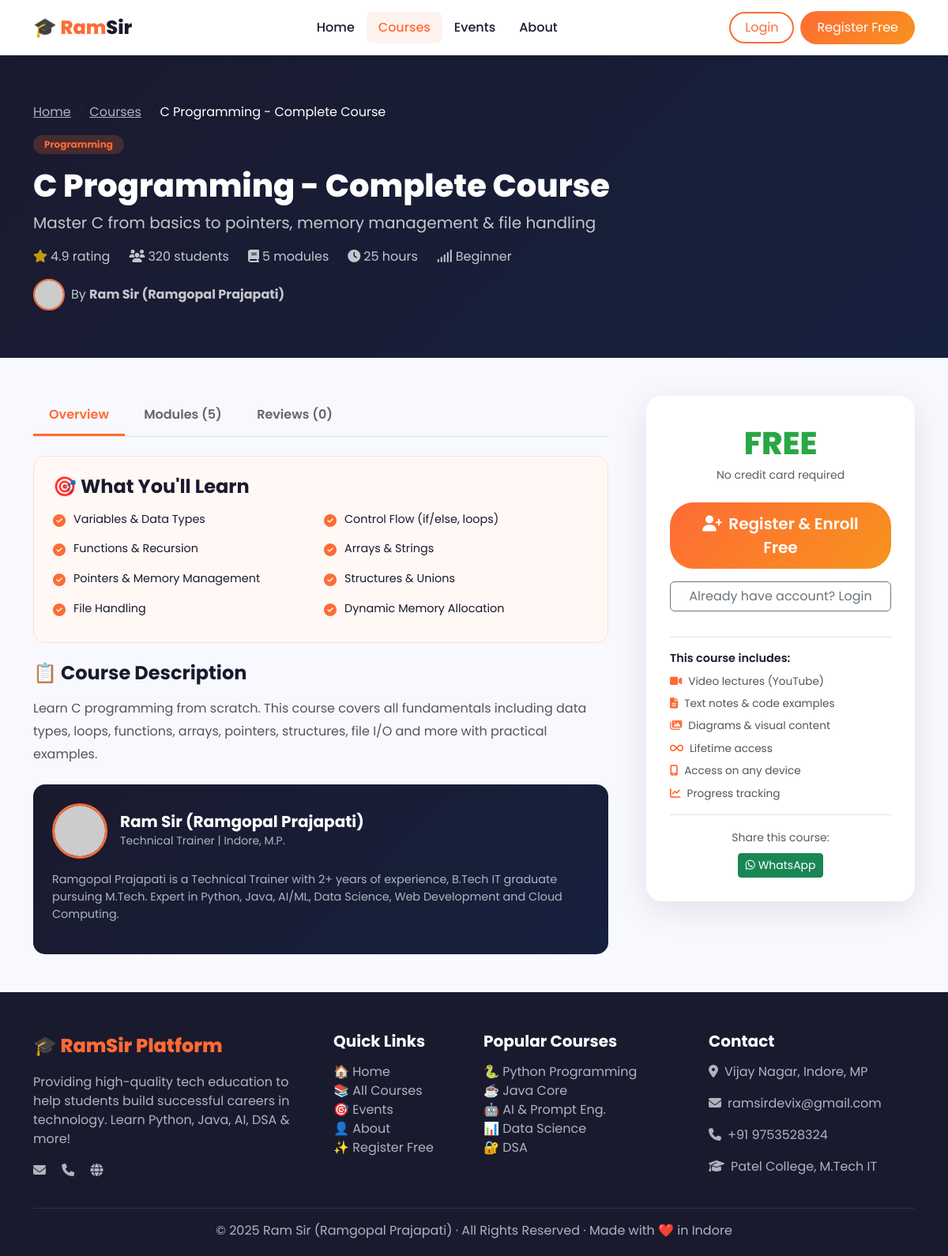
Screenshot of /courses/c-programming-complete-course/ with the database file from the repository.
### courses/models.py (models this page shows, shortened)
class Course(models.Model):
    LEVEL_CHOICES = [
        ('beginner', 'Beginner'),
        ('intermediate', 'Intermediate'),
        ('advanced', 'Advanced'),
        ('all', 'All Levels'),
    ]
    TYPE_CHOICES = [
        ('free', 'Free'),
        ('paid', 'Paid'),
    ]
    title = models.CharField(max_length=200)
    slug = models.SlugField(unique=True, blank=True)
    category = models.ForeignKey(Category, on_delete=models.SET_NULL, null=True)
    description = models.TextField()
    short_description = models.CharField(max_length=300)
    thumbnail = models.ImageField(upload_to='course_thumbnails/', blank=True, null=True)
    thumbnail_url = models.URLField(blank=True, help_text="Or paste image URL here")
    course_type = models.CharField(max_length=10, choices=TYPE_CHOICES, default='free')
    price = models.DecimalField(max_digits=8, decimal_places=2, default=0.00)
    level = models.CharField(max_length=15, choices=LEVEL_CHOICES, default='all')
    duration = models.CharField(max_length=50, blank=True, help_text="e.g. 20 hours")
    instructor_name = models.CharField(max_length=100, default='Ram Sir (Ramgopal Prajapati)')
    instructor_bio = models.TextField(blank=True)
    is_featured = models.BooleanField(default=False)
    is_active = models.BooleanField(default=True)
    students_count = models.IntegerField(default=0)
    rating = models.DecimalField(max_digits=3, decimal_places=1, default=4.9)
    what_you_learn = models.TextField(blank=True, help_text="One point per line")
    requirements = models.TextField(blank=True, help_text="One requirement per line")
    created_at = models.DateTimeField(auto_now_add=True)
    updated_at = models.DateTimeField(auto_now=True)
    class Meta:
        ordering = ['-is_featured', '-created_at']
    def get_modules(self):
        return self.modules.filter(is_active=True).order_by('order')

class Category(models.Model):
    name = models.CharField(max_length=100)
    icon = models.CharField(max_length=50, default='fas fa-code')
    color = models.CharField(max_length=20, default='#ff6b35')
    class Meta:
        verbose_name_plural = 'Categories'

### courses/views.py (the view)
# urls.py: path('courses/<slug:slug>/', course_views.course_detail, name='course_detail'),
def course_detail(request, slug):
    course = get_object_or_404(Course, slug=slug, is_active=True)
    modules = course.get_modules()
    reviews = course.reviews.filter(is_approved=True)
    is_enrolled = False
    user_progress = {}
    if request.user.is_authenticated:
        is_enrolled = Enrollment.objects.filter(user=request.user, course=course, status='active').exists()
        if is_enrolled:
            for module in modules:
                prog = ModuleProgress.objects.filter(user=request.user, module=module).first()
                user_progress[module.id] = prog.completed if prog else False
    visible_modules = []
    for module in modules:
        if course.course_type == 'free' or is_enrolled or module.is_preview:
            visible_modules.append(module)
    context = {
        'course': course,
        'modules': visible_modules,
        'all_modules': modules,
        'reviews': reviews,
        'is_enrolled': is_enrolled,
        'user_progress': user_progress,
        'what_you_learn': course.what_you_learn.split('\n') if course.what_you_learn else [],
        'requirements': course.requirements.split('\n') if course.requirements else [],
    }
    return render(request, 'courses/course_detail.html', context)

### templates/courses/course_detail.html (shortened to what this page needs)
{% extends 'base.html' %}
{% load course_extras %}
{% block content %}
<div class="course-hero">
    <div class="container">
        <div class="row align-items-center">
            <div class="col-lg-8">
                <nav aria-label="breadcrumb">
                    <ol class="breadcrumb" style="background:transparent;padding:0">
                        <li class="breadcrumb-item"><a href="/" style="color:#adb5bd">Home</a></li>
                        <li class="breadcrumb-item"><a href="/courses/" style="color:#adb5bd">Courses</a></li>
                        <li class="breadcrumb-item active text-white">{{ course.title }}</li>
                    </ol>
                </nav>
                {% if course.category %}
                <span class="badge rounded-pill mb-2" style="background:rgba(255,107,53,0.2);color:#ff6b35;padding:6px 14px">{{ course.category.name }}</span>
                {% endif %}
                <h1 class="fw-800 mt-2" style="font-weight:800">{{ course.title }}</h1>
                <p class="opacity-75 mt-2 fs-5">{{ course.short_description }}</p>
                <div class="d-flex flex-wrap gap-4 mt-3 opacity-75">
                    <span><i class="fas fa-star me-1" style="color:#ffc107"></i>{{ course.rating }} rating</span>
                    <span><i class="fas fa-users me-1"></i>{{ course.students_count }} students</span>
                    <span><i class="fas fa-book me-1"></i>{{ all_modules|length }} modules</span>
                    {% if course.duration %}<span><i class="fas fa-clock me-1"></i>{{ course.duration }}</span>{% endif %}
                    <span><i class="fas fa-signal me-1"></i>{{ course.get_level_display }}</span>
                </div>
                <div class="d-flex align-items-center gap-2 mt-3">
                    <img src="https://ramgopal-prajapati.github.io/ramsir/me.jpg"
                         style="width:40px;height:40px;border-radius:50%;object-fit:cover;border:2px solid #ff6b35"
                         onerror="this.src='https://ui-avatars.com/api/?name=Ram+Sir&size=40&background=ff6b35&color=fff'">
                    <span class="opacity-75">By <strong class="text-white">{{ course.instructor_name }}</strong></span>
                </div>
            </div>
        </div>
    </div>
</div>
<div class="container py-5">
    <div class="row g-5">
        <div class="col-lg-8">
            <div class="border-bottom mb-4">
                <button class="tab-btn active" onclick="showTab('overview', this)">Overview</button>
                <button class="tab-btn" onclick="showTab('modules', this)">Modules ({{ all_modules|length }})</button>
                <button class="tab-btn" onclick="showTab('reviews', this)">Reviews ({{ reviews|length }})</button>
            </div>
            <div id="tab-overview">
                {% if what_you_learn %}
                <div class="mb-4 p-4" style="background:#fff8f5;border-radius:15px;border:1px solid #ffe0d0">
                    <h4 class="fw-700 mb-3" style="font-weight:700">🎯 What You'll Learn</h4>
                    <div class="row g-2">
                        {% for item in what_you_learn %}
                        {% if item.strip %}
                        <div class="col-md-6">
                            <div class="learn-item">
                                <i class="fas fa-check-circle"></i>
                                <span style="font-size:0.9rem">{{ item }}</span>
                            </div>
                        </div>
                        {% endif %}
                        {% endfor %}
                    </div>
                </div>
                {% endif %}
                <div class="mb-4">
                    <h4 class="fw-700 mb-3" style="font-weight:700">📋 Course Description</h4>
                    <p style="line-height:1.8;color:#555">{{ course.description }}</p>
                </div>
                <div class="p-4" style="background:linear-gradient(135deg,#1a1a2e,#16213e);border-radius:15px;color:white">
                    <div class="d-flex align-items-center gap-3 mb-3">
                        <img src="https://ramgopal-prajapati.github.io/ramsir/me.jpg"
                             style="width:70px;height:70px;border-radius:50%;object-fit:cover;border:3px solid #ff6b35"
                             onerror="this.src='https://ui-avatars.com/api/?name=Ram+Sir&size=70&background=ff6b35&color=fff'">
                        <div>
                            <h5 class="mb-0" style="font-weight:700">{{ course.instructor_name }}</h5>
                            <small style="color:#adb5bd">Technical Trainer | Indore, M.P.</small>
                        </div>
                    </div>
                    <p style="color:#adb5bd;font-size:0.9rem">{% if course.instructor_bio %}{{ course.instructor_bio }}{% else %}Ramgopal Prajapati is a Technical Trainer with 2+ years of experience, B.Tech IT graduate pursuing M.Tech. Expert in Python, Java, AI/ML, Data Science, Web Development and Cloud Computing.{% endif %}</p>
                </div>
            </div>
        </div>
        <div class="col-lg-4">
            <div class="course-sidebar">
                <div class="price-card">
                    {% if course.course_type == 'free' %}
                    <div class="text-center mb-4">
                        <div style="font-size:2.5rem;font-weight:800;color:#28a745">FREE</div>
                        <p class="text-muted small">No credit card required</p>
                    </div>
                    {% if user.is_authenticated %}
                        {% if is_enrolled %}
                        <div class="alert alert-success text-center mb-3">
                            <i class="fas fa-check-circle me-2"></i>You're enrolled!
                        </div>
                        <a href="/courses/{{ course.slug }}/module/{{ modules.0.id }}/" class="btn btn-primary-custom w-100 btn-lg mb-3">
                            Continue Learning <i class="fas fa-arrow-right ms-2"></i>
                        </a>
                        {% else %}
                        <a href="/courses/{{ course.slug }}/enroll/" class="btn btn-primary-custom w-100 btn-lg mb-3">
                            <i class="fas fa-graduation-cap me-2"></i>Enroll Free Now
                        </a>
                        {% endif %}
                    {% else %}
                    <a href="/accounts/register/" class="btn btn-primary-custom w-100 btn-lg mb-3">
                        <i class="fas fa-user-plus me-2"></i>Register & Enroll Free
                    </a>
                    <a href="/accounts/login/" class="btn btn-outline-secondary w-100 mb-3">Already have account? Login</a>
                    {% endif %}
                    {% endif %}
                    <div class="mt-3 pt-3 border-top">
                        <p class="fw-600 mb-2" style="font-weight:600;font-size:0.9rem">This course includes:</p>
                        <ul class="list-unstyled" style="font-size:0.85rem;color:#555">
                            <li class="mb-2"><i class="fas fa-video me-2" style="color:var(--primary)"></i>Video lectures (YouTube)</li>
                            <li class="mb-2"><i class="fas fa-file-alt me-2" style="color:var(--primary)"></i>Text notes & code examples</li>
                            <li class="mb-2"><i class="fas fa-images me-2" style="color:var(--primary)"></i>Diagrams & visual content</li>
                            <li class="mb-2"><i class="fas fa-infinity me-2" style="color:var(--primary)"></i>Lifetime access</li>
                            <li class="mb-2"><i class="fas fa-mobile-alt me-2" style="color:var(--primary)"></i>Access on any device</li>
                            <li class="mb-2"><i class="fas fa-chart-line me-2" style="color:var(--primary)"></i>Progress tracking</li>
                        </ul>
                    </div>
                    <div class="mt-3 pt-3 border-top text-center">
                        <small class="text-muted">Share this course:</small><br>
                        <a href="https://wa.me/?text=Check out this course: {{ course.title }} on Ram Sir Platform!" target="_blank" class="btn btn-sm btn-success mt-2">
                            <i class="fab fa-whatsapp me-1"></i>WhatsApp
                        </a>
                    </div>
                </div>
            </div>
        </div>
    </div>
</div>
{% endblock %}

### templates/base.html (shortened to what this page needs)
{% load static %}
<!DOCTYPE html>
<html lang="en">
<head>
    <link rel="stylesheet" href="https://cdnjs.cloudflare.com/ajax/libs/font-awesome/6.5.0/css/all.min.css">
    <link href="https://cdn.jsdelivr.net/npm/bootstrap@5.3.0/dist/css/bootstrap.min.css" rel="stylesheet">
    <link rel="stylesheet" href="{% static 'css/main.css' %}">
</head>
<body>
<nav class="navbar navbar-expand-lg">
    <div class="container">
        <a class="navbar-brand" href="/">🎓 Ram<span>Sir</span></a>
        <div class="collapse navbar-collapse" id="navbarNav">
            <ul class="navbar-nav mx-auto">
                <li class="nav-item"><a class="nav-link {% if request.resolver_match.url_name == 'home' %}active{% endif %}" href="/">Home</a></li>
                <li class="nav-item"><a class="nav-link {% if 'course' in request.resolver_match.url_name|default:'' %}active{% endif %}" href="/courses/">Courses</a></li>
                <li class="nav-item"><a class="nav-link {% if request.resolver_match.url_name == 'events' %}active{% endif %}" href="/events/">Events</a></li>
                <li class="nav-item"><a class="nav-link {% if request.resolver_match.url_name == 'about' %}active{% endif %}" href="/about/">About</a></li>
            </ul>
            <div class="d-flex gap-2 align-items-center">
                {% if user.is_authenticated %}
                    <a href="/dashboard/" class="btn btn-nav-login">
                        <i class="fas fa-th-large me-1"></i>Dashboard
                    </a>
                    <a href="/accounts/logout/" class="btn btn-sm btn-outline-secondary rounded-pill px-3">Logout</a>
                {% else %}
                    <a href="/accounts/login/" class="btn btn-nav-login">Login</a>
                    <a href="/accounts/register/" class="btn btn-nav-register">Register Free</a>
                {% endif %}
            </div>
        </div>
    </div>
</nav>
{% block content %}{% endblock %}
<footer>
    <div class="container">
        <div class="row g-4">
            <div class="col-lg-4">
                <div class="footer-brand mb-3">🎓 RamSir Platform</div>
                <p>Providing high-quality tech education to help students build successful careers in technology. Learn Python, Java, AI, DSA & more!</p>
                <div class="mt-3">
                    <a href="mailto:ramsirdevix@gmail.com" class="me-3"><i class="fas fa-envelope"></i></a>
                    <a href="tel:+919753528324" class="me-3"><i class="fas fa-phone"></i></a>
                    <a href="https://ramgopal-prajapati.github.io/Ramgopal/" target="_blank" class="me-3"><i class="fas fa-globe"></i></a>
                </div>
            </div>
            <div class="col-lg-2">
                <h5>Quick Links</h5>
                <ul class="list-unstyled">
                    <li><a href="/">🏠 Home</a></li>
                    <li><a href="/courses/">📚 All Courses</a></li>
                    <li><a href="/events/">🎯 Events</a></li>
                    <li><a href="/about/">👤 About</a></li>
                    <li><a href="/accounts/register/">✨ Register Free</a></li>
                </ul>
            </div>
            <div class="col-lg-3">
                <h5>Popular Courses</h5>
                <ul class="list-unstyled">
                    <li><a href="/courses/">🐍 Python Programming</a></li>
                    <li><a href="/courses/">☕ Java Core</a></li>
                    <li><a href="/courses/">🤖 AI & Prompt Eng.</a></li>
                    <li><a href="/courses/">📊 Data Science</a></li>
                    <li><a href="/courses/">🔐 DSA</a></li>
                </ul>
            </div>
            <div class="col-lg-3">
                <h5>Contact</h5>
                <p><i class="fas fa-map-marker-alt me-2"></i>Vijay Nagar, Indore, MP</p>
                <p><i class="fas fa-envelope me-2"></i>ramsirdevix@gmail.com</p>
                <p><i class="fas fa-phone me-2"></i>+91 9753528324</p>
                <p><i class="fas fa-graduation-cap me-2"></i>Patel College, M.Tech IT</p>
            </div>
        </div>
        <hr class="border-secondary mt-4">
        <div class="text-center">
            <p class="mb-0">© 2025 Ram Sir (Ramgopal Prajapati) · All Rights Reserved · Made with ❤️ in Indore</p>
        </div>
    </div>
</footer>
</body>
</html>

### rows the page displays
Course: title "C Programming - Complete Course", category.name "Programming", short_description "Master C from basics to pointers, memory management & file handling", rating "4.9", students_count "320", duration "25 hours", level "Beginner", instructor_name "Ram Sir (Ramgopal Prajapati)", description "Learn C programming from scratch. This course covers all fundamentals including data types, loops, functions, arrays, pointers, structures, file I/O and more with practical examples."

### other values shown
{{ all_modules|length }} "5"
{{ reviews|length }} "0"
{{ item }} "Variables & Data Types" "Control Flow (if/else, loops)" "Functions & Recursion" "Arrays & Strings" "Pointers & Memory Management" "Structures & Unions" "File Handling" "Dynamic Memory Allocation"
